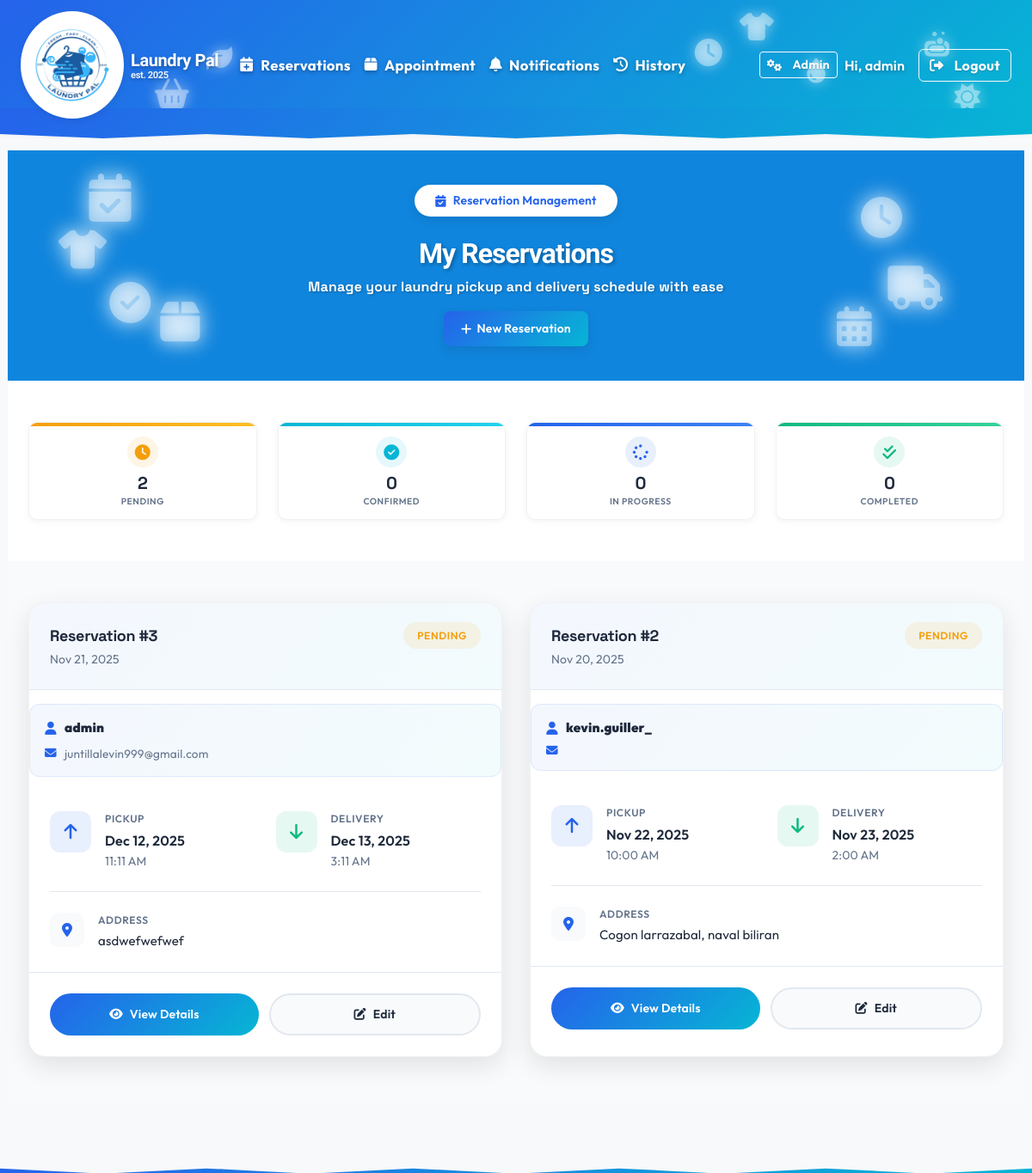
Page /reservations/ (signed in, upper part) on the earlier database version.
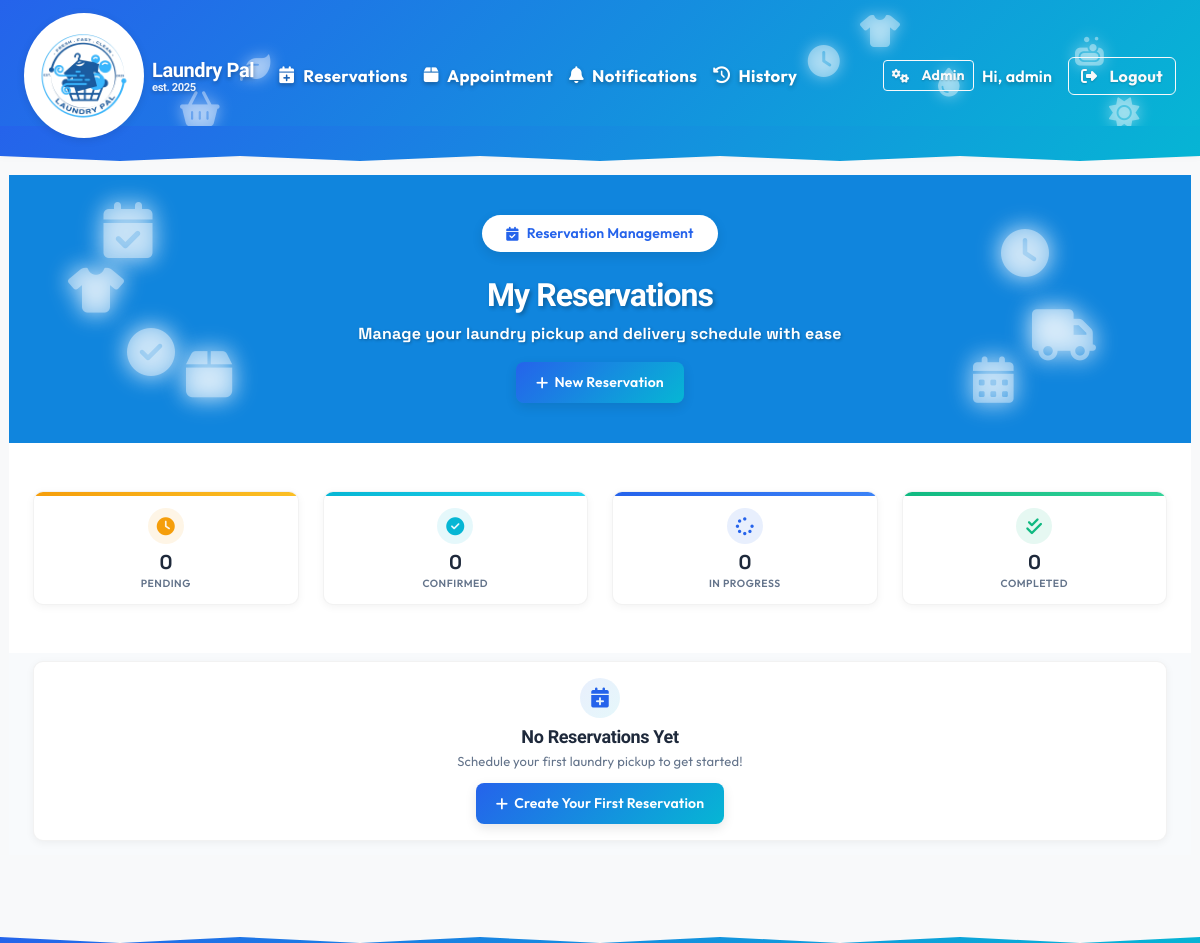
Same page on the later database version.
### reservations/models.py (models this page shows, shortened)
class Reservation(models.Model):
	class Status(models.TextChoices):
		PENDING = 'pending', 'Pending'
		CONFIRMED = 'confirmed', 'Confirmed'
		IN_PROGRESS = 'in_progress', 'In Progress'
		COMPLETED = 'completed', 'Completed'
		CANCELLED = 'cancelled', 'Cancelled'
	class Priority(models.TextChoices):
		STANDARD = 'standard', 'Standard'
		EXPRESS = 'express', 'Express (24h)'
		RUSH = 'rush', 'Rush (Same Day)'
	user = models.ForeignKey(settings.AUTH_USER_MODEL, on_delete=models.CASCADE, related_name='reservations')
	service_type = models.ForeignKey(ServiceType, on_delete=models.CASCADE, null=True, blank=True)
	pickup_datetime = models.DateTimeField()
	delivery_datetime = models.DateTimeField()
	address = models.CharField(max_length=255)
	phone_number = models.CharField(max_length=20, blank=True)
	notes = models.TextField(blank=True)
	priority = models.CharField(max_length=20, choices=Priority.choices, default=Priority.STANDARD)
	status = models.CharField(max_length=20, choices=Status.choices, default=Status.PENDING)
	estimated_cost = models.DecimalField(max_digits=10, decimal_places=2, null=True, blank=True)
	final_cost = models.DecimalField(max_digits=10, decimal_places=2, null=True, blank=True)
	created_at = models.DateTimeField(auto_now_add=True)
	updated_at = models.DateTimeField(auto_now=True)
	class Meta:
		ordering = ['-created_at']

### reservations/views.py (the view)
# urls.py: path('', views.ReservationListView.as_view(), name='reservation_list'),
class ReservationListView(LoginRequiredMixin, ListView):
	model = Reservation
	template_name = 'reservations/reservation_list.html'
	context_object_name = 'reservations'
	paginate_by = 6
	def get_queryset(self):
		if self.request.user.is_staff or self.request.user.is_superuser:
			return Reservation.objects.all().select_related('user', 'service_type').order_by('-created_at')
		else:
			return Reservation.objects.filter(user=self.request.user).order_by('-created_at')
	def get_context_data(self, **kwargs):
		context = super().get_context_data(**kwargs)
		user_reservations = self.get_queryset()
		context['pending_count'] = user_reservations.filter(status='pending').count()
		context['confirmed_count'] = user_reservations.filter(status='confirmed').count()
		context['in_progress_count'] = user_reservations.filter(status='in_progress').count()
		context['completed_count'] = user_reservations.filter(status='completed').count()
		return context

### reservations/templates/reservations/reservation_list.html (shortened to what the changed rows need)
{% extends 'base.html' %}
{% load static %}
{% block extra_css %}
<link href="{% static 'css/reservation-list.css' %}" rel="stylesheet">
{% endblock %}
{% block content %}
<div class="reservations-container">
    <section class="reservations-hero">
        <div class="hero-content">
            <h1 class="hero-title">My Reservations</h1>
        </div>
    </section>
    <section class="stats-section">
        <div class="container">
            <div class="stats-grid">
                <div class="modern-stat-card stat-pending">
                    <div class="stat-content">
                        <div class="stat-icon-wrapper">
                            <i class="fas fa-clock"></i>
                        </div>
                        <div class="stat-number">{{ pending_count }}</div>
                        <div class="stat-label">Pending</div>
                    </div>
                </div>
            </div>
        </div>
    </section>
    {% if reservations %}
    <section class="reservations-list-section">
        <div class="container">
            <div class="reservations-grid">
            {% for reservation in reservations %}
                <div class="reservation-card">
                    <div class="reservation-header">
                        <div class="reservation-info">
                            <div class="reservation-number">Reservation #{{ reservation.pk }}</div>
                            <div class="reservation-date">{{ reservation.created_at|date:"M d, Y" }}</div>
                        </div>
                        <div class="reservation-badges">
                            <span class="status-badge status-{{ reservation.status }}">
                                {{ reservation.get_status_display }}
                            </span>
                        </div>
                    </div>
                    {% if user.is_staff or user.is_superuser %}
                    <div class="customer-info">
                        <div class="customer-details">
                            <div class="customer-name">
                                <i class="fas fa-user me-2"></i>
                                <strong>{{ reservation.user.first_name|default:reservation.user.username }}{% if reservation.user.last_name %} {{ reservation.user.last_name }}{% endif %}</strong>
                            </div>
                            <div class="customer-email">
                                <i class="fas fa-envelope me-2"></i>
                                {{ reservation.user.email }}
                            </div>
                        </div>
                    </div>
                    {% endif %}
                    <div class="reservation-body">
                        <div class="datetime-section">
                            <div class="datetime-item">
                                <div class="datetime-icon pickup">
                                    <i class="fas fa-arrow-up"></i>
                                </div>
                                <div class="datetime-content">
                                    <div class="datetime-label">Pickup</div>
                                    <div class="datetime-value">{{ reservation.pickup_datetime|date:"M d, Y" }}</div>
                                    <div class="datetime-time">{{ reservation.pickup_datetime|time:"g:i A" }}</div>
                                </div>
                            </div>
                            <div class="datetime-item">
                                <div class="datetime-icon delivery">
                                    <i class="fas fa-arrow-down"></i>
                                </div>
                                <div class="datetime-content">
                                    <div class="datetime-label">Delivery</div>
                                    <div class="datetime-value">{{ reservation.delivery_datetime|date:"M d, Y" }}</div>
                                    <div class="datetime-time">{{ reservation.delivery_datetime|time:"g:i A" }}</div>
                                </div>
                            </div>
                        </div>
                        <div class="reservation-details">
                            <div class="detail-item">
                                <div class="detail-icon">
                                    <i class="fas fa-map-marker-alt"></i>
                                </div>
                                <div class="detail-content">
                                    <div class="detail-label">Address</div>
                                    <div class="detail-value">{{ reservation.address }}</div>
                                </div>
                            </div>
                        </div>
                    </div>
                    <div class="reservation-footer">
                        <a href="{% url 'reservations:reservation_detail' reservation.pk %}" class="btn-view">
                            <i class="fas fa-eye"></i>
                            <span>View Details</span>
                        </a>
                        {% if reservation.status == 'pending' %}
                        <a href="{% url 'reservations:reservation_update' reservation.pk %}" class="btn-edit">
                            <i class="fas fa-edit"></i>
                            <span>Edit</span>
                        </a>
                        {% endif %}
                    </div>
                </div>
            {% endfor %}
            </div>
        </div>
    </section>
    {% else %}
        <section class="empty-state-section">
            <div class="container">
                <div class="empty-state">
                    <div class="empty-icon">
                        <i class="fas fa-calendar-plus"></i>
                    </div>
                    <h3 class="empty-title">No Reservations Yet</h3>
                    <p class="empty-subtitle">Schedule your first laundry pickup to get started!</p>
                    <a href="{% url 'reservations:reservation_create' %}" class="btn-hero-primary">
                        <i class="fas fa-plus"></i>
                        <span>Create Your First Reservation</span>
                    </a>
                </div>
            </div>
        </section>
    {% endif %}
</div>
{% endblock %}

Differences in the rows shown:
removed Reservation: pk "3", created_at "Nov 21, 2025", status "PENDING", user.first_name "admin", user.email "juntillalevin999@gmail.com", pickup_datetime "Dec 12, 2025", pickup_datetime "11:11 AM", delivery_datetime "Dec 13, 2025", delivery_datetime "3:11 AM", address "asdwefwefwef", shows "Edit"
removed Reservation: pk "2", created_at "Nov 20, 2025", status "PENDING", user.first_name "kevin.guiller_", pickup_datetime "Nov 22, 2025", pickup_datetime "10:00 AM", delivery_datetime "Nov 23, 2025", delivery_datetime "2:00 AM", address "Cogon larrazabal, naval biliran", shows "Edit"
Other differences:
{{ pending_count }}: "2" → "0"
text now shown: "No Reservations Yet Schedule your first laundry pickup to get started! Create Your First Reservation"
